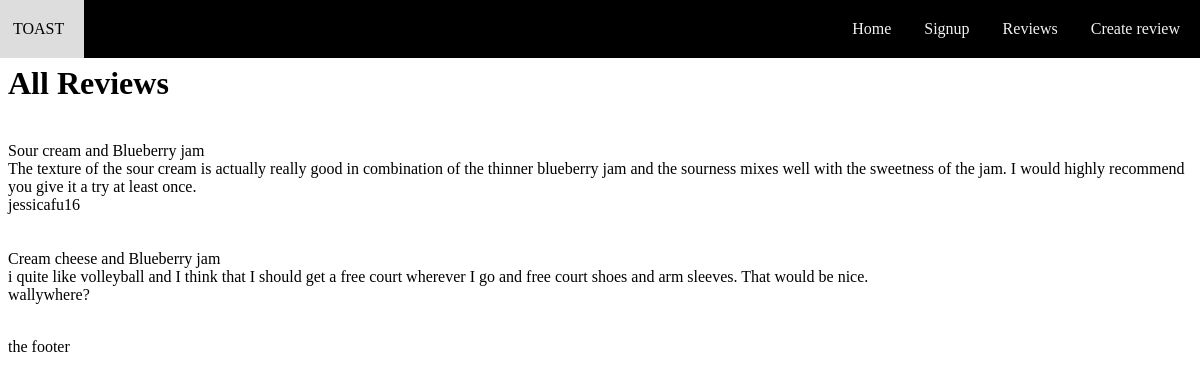
The app's page /reviews, older data.
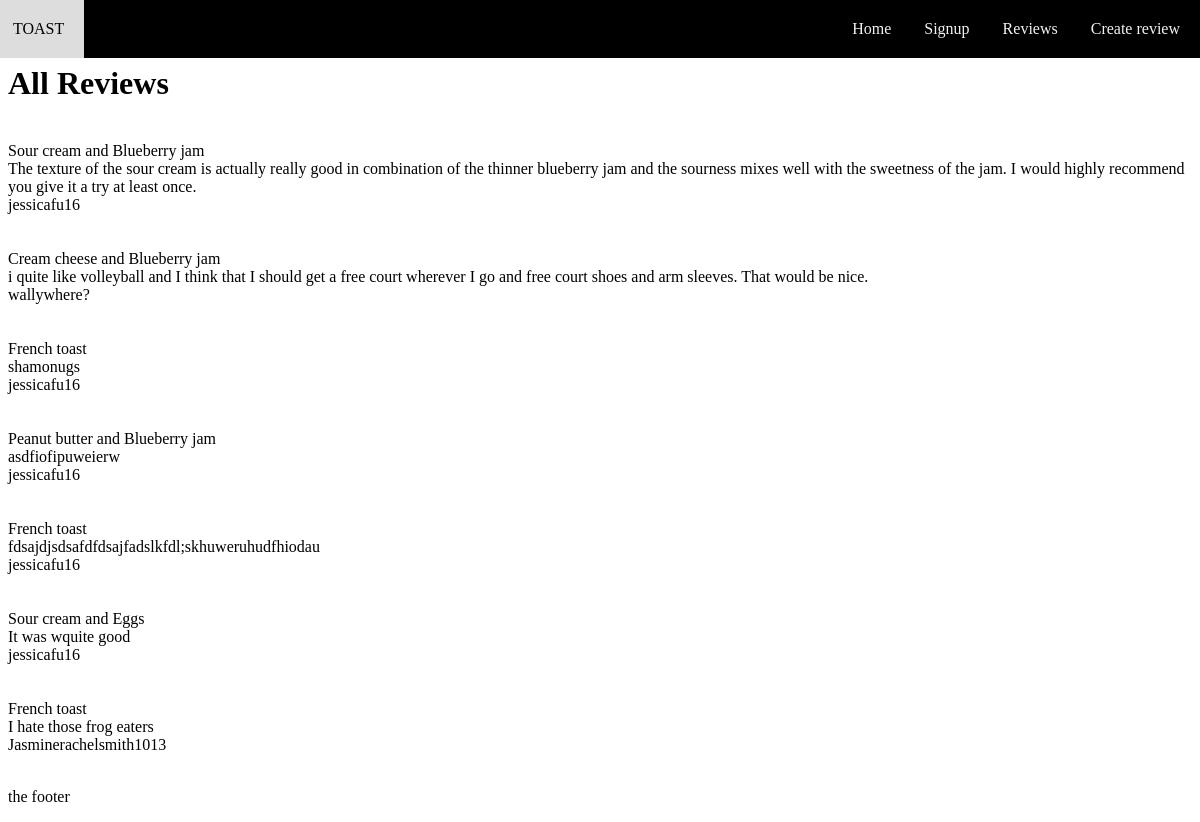
The same page, newer data.
### tables this page shows
CREATE TABLE Reviews (id INTEGER PRIMARY KEY AUTOINCREMENT, user_id INTEGER REFERENCES Users (id), review TEXT NOT NULL, toast_id);

CREATE TABLE Toast (id INTEGER PRIMARY KEY AUTOINCREMENT, description TEXT NOT NULL);

CREATE TABLE Users (id INTEGER PRIMARY KEY AUTOINCREMENT, username TEXT UNIQUE NOT NULL, password TEXT NOT NULL);

### routes.py (the view)
@app.route('/reviews')
def show_all_reviews():
    query = 'SELECT toast.description, review, username FROM Reviews JOIN Toast ON reviews.toast_id = toast.id JOIN Users ON reviews.user_id = users.id'
    reviews = sql_queries(query, 1)
    return render_template("reviews.html", reviews = reviews)

### routes.py (called while the page is built)
def sql_queries(query, option):
    connection = sqlite3.connect('toast.db')
    cursor = connection.cursor()
    cursor.execute(query)
    if option == 0:
        result = cursor.fetchone()
        return result
    elif option == 1:
        result = cursor.fetchall()
        return result
    elif option == 2:
        connection.commit()
    connection.close()

### templates/reviews.html (shortened to what this page needs)
<!DOCTYPE html>
<html>
    <head>
    </head>
    <body>
        <nav>
            <br>{%include 'navbar.html'%}<br>
        </nav>
        <header>
            <h1> All Reviews</h1>
        </header>
        <main>
            {%for review in reviews%}
            <br>{{review[0]}}<br>
            {{review[1]}}<br>
            {{review[2]}}<br><br>
            {%endfor%}
        </main>
        <footer>
            <p>the footer</p>
        </footer>
    </body>
</html>

### templates/navbar.html (shortened to what this page needs)
<!DOCTYPE html>
<html>
    <head>
    </head>
    <body>
        <navbar>
            <div>
                <a href="/" class="ping">TOAST</a>
                <a href="/create_review" class="object">Create review</a>
                <a href="/reviews" class="object">Reviews</a>
                <a href="/signup" class="object">Signup</a>
                <a href="/" class="object">Home</a>
            </div>
        </navbar>
    </body>
</html>

### templates/navbar.html (style rules this page uses)
div { background-color: #000000; padding-right:94.7%; position: fixed; top: 0; left:0; right:0; width: 100%; }
.object { float:right; display: block; color: #f2f2f2; text-align: center; text-decoration: none; padding:20px; padding-left:13px; font-size: 16px; font-family: 'Arvo'; }
.ping { float:left; display: block; color: #f2f2f2; text-align: center; text-decoration: none; padding:20px; padding-left:13px; font-size: 16px; font-family: 'Arvo' }

Row changes from the older to the newer data that the page shows:
added Reviews: description "French toast", review "shamonugs", username "jessicafu16"
added Reviews: description "Peanut butter and Blueberry jam", review "asdfiofipuweierw", username "jessicafu16"
added Reviews: description "French toast", review "fdsajdjsdsafdfdsajfadslkfdl;skhuweruhudfhiodau", username "jessicafu16"
added Reviews: description "Sour cream and Eggs", review "It was wquite good", username "jessicafu16"
added Reviews: description "French toast", review "I hate those frog eaters", username "Jasminerachelsmith1013"
